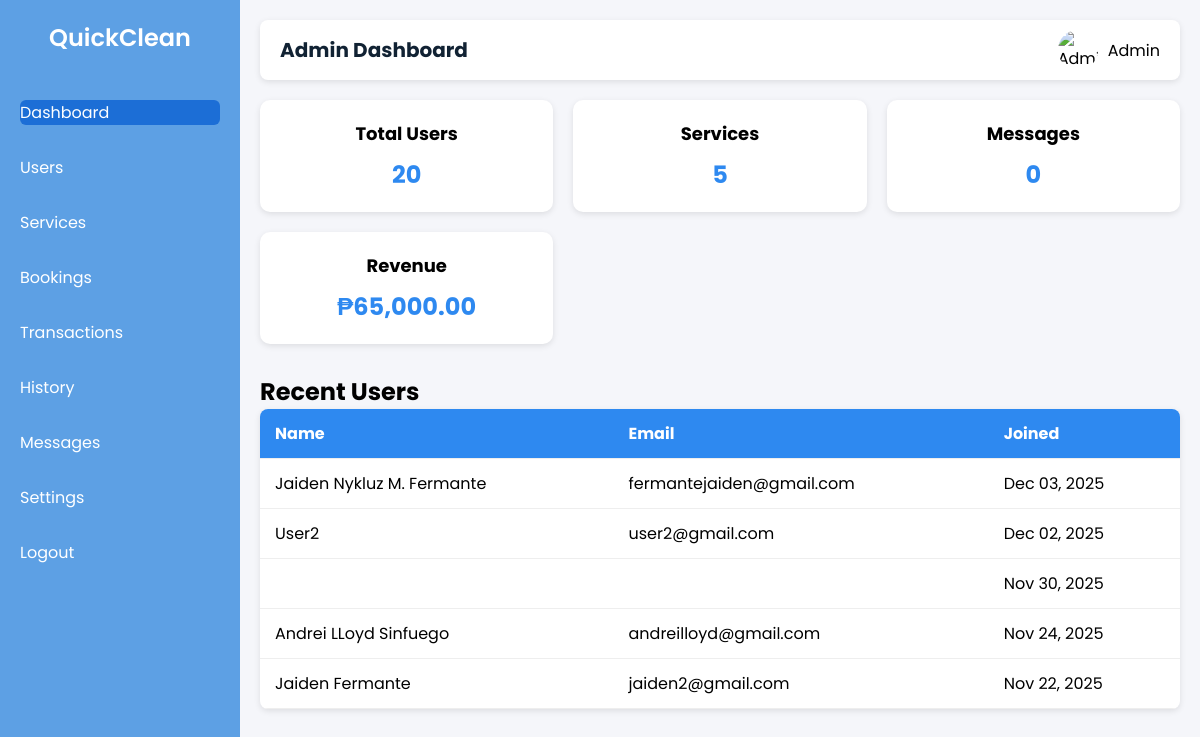
Screenshot of /Admin/admindashboard.php with the database file from the repository.
### tables this page shows
CREATE TABLE `user` (
  `user_id` int(11) NOT NULL,
  `name` varchar(50) NOT NULL,
  `email` varchar(50) NOT NULL,
  `password` varchar(255) NOT NULL,
  `profile_pic` varchar(255) NOT NULL,
  `address` varchar(100) DEFAULT NULL,
  `contact_num` varchar(50) DEFAULT NULL,
  `role` enum('admin','customer','cleaner','') NOT NULL,
  `date_created` timestamp NOT NULL DEFAULT current_timestamp(),
  `last_updated` timestamp NOT NULL DEFAULT current_timestamp() ON UPDATE current_timestamp()
);

### Admin/admindashboard.php (the view, shortened to what this page needs)
<?php
$host = "localhost";
$user = "root";
$pass = "";
$db   = "quickclean";
$conn = mysqli_connect($host, $user, $pass, $db);
$total_users = 0;
$result_users = $conn->query("SELECT COUNT(*) AS total FROM user");
if ($result_users && $row = $result_users->fetch_assoc()) {
  $total_users = $row['total'];
}
$total_services = 0;
$result_services = $conn->query("SELECT COUNT(*) AS total FROM services");
if ($result_services && $row = $result_services->fetch_assoc()) {
  $total_services = $row['total'];
}
$total_messages = 0;
$result_messages = $conn->query("SELECT COUNT(*) AS total FROM messages");
if ($result_messages && $row = $result_messages->fetch_assoc()) {
  $total_messages = $row['total'];
}
$total_revenue = 0;
$result_revenue = $conn->query("SELECT SUM(amount) AS total FROM payments");
if ($result_revenue && $row = $result_revenue->fetch_assoc()) {
  $total_revenue = $row['total'] ?? 0;
}
$recent_users = $conn->query("SELECT name, email, date_created FROM user ORDER BY date_created DESC LIMIT 5");
?>
<!DOCTYPE html>
<html lang="en">
<head>
</head>
<body>
  <div class="sidebar">
    <h2>QuickClean</h2>
    <ul>
      <li><a href="admindashboard.php" class="active">Dashboard</a></li>
      <li><a href="customers.php">Users</a></li>
      <li><a href="services.php">Services</a></li>
      <li><a href="booking.php">Bookings</a></li>
       <li><a href="transactions.php">Transactions</a></li>
       <li><a href="history.php">History</a></li>
      <li><a href="messages.php">Messages</a></li>
      <li><a href="settings.php">Settings</a></li>
      <li><a href="logout.php">Logout</a></li>
    </ul>
  </div>
  <div class="main-content">
    <div class="topbar">
      <h1>Admin Dashboard</h1>
      <div class="admin-profile">
        <img src="https://cdn-icons-png.flaticon.com/512/3135/3135715.png" alt="Admin">
        <span>Admin</span>
      </div>
    </div>
    <div class="cards">
      <div class="card">
        <h3>Total Users</h3>
        <p><?php echo $total_users; ?></p>
      </div>
      <div class="card">
        <h3>Services</h3>
        <p><?php echo $total_services; ?></p>
      </div>
      <div class="card">
        <h3>Messages</h3>
        <p><?php echo $total_messages; ?></p>
      </div>
      <div class="card">
        <h3>Revenue</h3>
        <p>₱<?php echo number_format($total_revenue ?? 0, 2); ?></p>
      </div>
    </div>
    <div class="table-section">
      <h2>Recent Users</h2>
      <table>
        <thead>
          <tr>
            <th>Name</th>
            <th>Email</th>
            <th>Joined</th>
          </tr>
        </thead>
        <tbody>
          <?php if ($recent_users && $recent_users->num_rows > 0): ?>
            <?php while ($user = $recent_users->fetch_assoc()): ?>
              <tr>
                <td><?php echo htmlspecialchars($user['name']); ?></td>
                <td><?php echo htmlspecialchars($user['email']); ?></td>
                <td><?php echo date("M d, Y", strtotime($user['date_created'])); ?></td>
              </tr>
            <?php endwhile; ?>
          <?php else: ?>
            <tr><td colspan="3">No recent users found.</td></tr>
          <?php endif; ?>
        </tbody>
      </table>
    </div>
  </div>
</body>
</html>

### Admin/admindashboard.php (style rules this page uses)
* { margin: 0; padding: 0; box-sizing: border-box; }
body { font-family: "Poppins", sans-serif; display: flex; min-height: 100vh; background: #f5f6fa; }
.sidebar { width: 240px; background: #5da0e4ff; color: #fff; display: flex; flex-direction: column; padding: 20px 0; position: fixed; height: 100%; }
.sidebar h2 { text-align: center; margin-bottom: 30px; font-weight: 600; }
.sidebar ul { list-style: none; }
.sidebar ul li { padding: 15px 20px; }
.sidebar ul li a { text-decoration: none; color: #fff; font-size: 16px; display: block; transition: 0.3s; }
.sidebar ul li a:hover, .sidebar ul li a.active { background: #1c6ed6; border-radius: 6px; }
.main-content { margin-left: 240px; padding: 20px; width: 100%; }
.topbar { display: flex; justify-content: space-between; align-items: center; background: #fff; padding: 10px 20px; border-radius: 8px; box-shadow: 0 2px 6px rgba(0,0,0,0.1); margin-bottom: 20px; }
.topbar h1 { font-size: 20px; color: #123; }
.admin-profile { display: flex; align-items: center; gap: 10px; }
.admin-profile img { width: 40px; height: 40px; border-radius: 50%; }
.cards { display: grid; grid-template-columns: repeat(auto-fit, minmax(220px, 1fr)); gap: 20px; }
.card { background: #fff; padding: 20px; border-radius: 10px; box-shadow: 0 2px 6px rgba(0,0,0,0.1); text-align: center; }
.card h3 { font-size: 18px; margin-bottom: 10px; }
.card p { font-size: 24px; font-weight: bold; color: #2E89F0; }
.table-section { margin-top: 30px; }
table { width: 100%; border-collapse: collapse; background: #fff; border-radius: 8px; overflow: hidden; box-shadow: 0 2px 6px rgba(0,0,0,0.1); }
th, td { padding: 12px 15px; border-bottom: 1px solid #eee; text-align: left; }
th { background: #2E89F0; color: #fff; }

### rows the page displays
user: name "Jaiden Nykluz M. Fermante", email "fermantejaiden@gmail.com", date_created "Dec 03, 2025"
user: name "User2", email "user2@gmail.com", date_created "Dec 02, 2025"
user: date_created "Nov 30, 2025"
user: name "Andrei LLoyd Sinfuego", email "andreilloyd@gmail.com", date_created "Nov 24, 2025"
user: name "Jaiden Fermante", email "jaiden2@gmail.com", date_created "Nov 22, 2025"

### other values shown
$total_users "20"
$total_services "5"
$total_messages "0"
$total_revenue "65,000.00"
